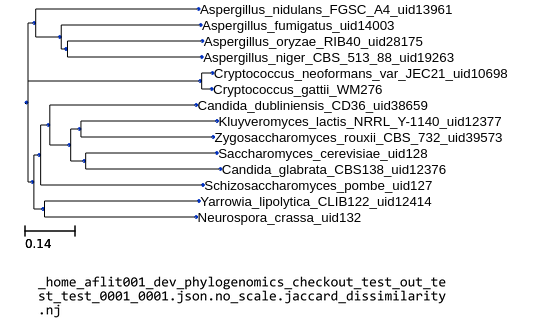
#> input picture test_0001_0001.json.no_scale.jaccard_dissimilarity.nj.png, 533 x 318 px
$ python pngfolder_to_html.py ../test_0001_0001.json.no_scale.jaccard_dissimilarity.nj.png   (Python 2 division)
#> lines starting #> are read from the running program, lines starting #| are printed output that depends on the picture
### scripts/reloader.py
import os
import sys

GCC_VER      = os.environ.get('GCC_VER', '4.8')
exe          = sys.argv[0]
exe_path_abs = os.path.abspath( exe )
exe_dir      = os.path.dirname( exe_path_abs )
venv_dir     = os.path.join( exe_dir , 'venv'     , 'lib'           )
venv_dir_c   = os.path.join( venv_dir, 'libc'+GCC_VER               )
venv_dir_p   = os.path.join( venv_dir, 'png'                        )
pack_dir     = os.path.join( venv_dir, 'python2.7', 'site-packages' )
stds         = ["/lib", "/lib64", "/usr/lib", "/usr/lib64", "/usr/local/lib", "/usr/local/lib"]

print "exe path        :", exe
print "exe abs path    :", exe_path_abs
print "exe dir         :", exe_dir
print "venv dir        :", venv_dir
print "venv dir c      :", venv_dir_c
print "venv dir png    :", venv_dir_p
print "site-package dir:", pack_dir

# [40 lines left out: function add_ld, not called in this run]


def add_venv():
    sys.path.insert( 0, venv_dir )
    sys.path.insert( 0, pack_dir )
    #os.environ['LD_LIBRARY_PATH'] = venv_dir + ":" + os.environ['LD_LIBRARY_PATH'] if 'LD_LIBRARY_PATH' in os.environ else venv_dir
    #print os.environ

def add_all(add_lib=True, add_c=True, add_png=True, add_stds=True, add_ldl=True):
    add_venv()
    add_ld(add_lib, add_c, add_png, add_stds, add_ldl)

### scripts/pngfolder_to_html.py
#!/usr/bin/python
import sys, os
import math

import reloader
reloader.add_venv()

try:
	import Image
except ImportError:
	import PIL.Image as Image

numcols     = 3
numrows     = 2

dpi         = 1200

#./pngfolder_to_html.py trees/*_pimp_problems.lst.png; convert *_pimp_problems.lst.png*.png index_trees_short2.lst.vcf.gz.simplified.vcf.gz.filtered.vcf.gz.SL2.40ch06.0000_.vcf.gz.SL2.40ch06.fasta.tree_pimp_problems.lst.png.pdf
#./pngfolder_to_html.py trees/*_cherry.lst.png;        convert *_cherry.lst.png*.png        index_trees_short2.lst.vcf.gz.simplified.vcf.gz.filtered.vcf.gz.SL2.40ch06.0000_.vcf.gz.SL2.40ch06.fasta.cherry.lst.png.pdf

def getCommonSuffix( names ):
    minsize  = sys.maxint
    currsize = 0

    for name in names:
        nsize = len(name)
        if nsize < minsize:
            minsize = nsize

    currsize = minsize - 1
    print "minsize", minsize
    name1   = names[0]

    while currsize >= 0:
        sublen  = len(name1) - currsize - 1
        sub     = name1[sublen:]
        #print " currsize", currsize, "sub", sub
        present = True

        for name in names:
            #print "  name", name, "sub", sub
            if not name.endswith( sub ):
                present = False
                break

        if present:
            print "PRESENT"
            break

        else:
            #print "not present"
            currsize -= 1

    if currsize > 0:
        sublen  = len(name1) - currsize - 1
        sub     = name1[sublen:]
        return sub

    else:
        return ""


def main(infiles):
    if len(infiles) == 0:
        print "no input files given"
        sys.exit(1)

    cp = os.path.commonprefix( infiles )
    cs = getCommonSuffix(      infiles )

    print "cp", cp
    print "cs", cs

    outfile  = "index"

    if cp != "":
        outfile += "_" + cp.replace("/", "_")

    if cs != "":
        outfile += "_" + cs

    #outfile += ".html"

    numfiles    = len( infiles )
    width       = 0
    height      = 0

    for filename in infiles:
        img = Image.open( filename ).size
#> img = (533, 318)
        #print "img", img
        if img[0] > width:
            width = img[0]
#> width = 533

        if img[1] > height:
            height = img[1]
#> height = 318

    print "width %d height %d" % ( width, height )
#| width 533 height 318
    #quit()


    widthTotal  = int( numcols * width  )
#> widthTotal = 1599
    heightTotal = int( numrows * height )
#> heightTotal = 636
    #heightTotal = height


    html     = ["<html>"]
    html.append("<body>")
    html.append("<table>")
    html.append("<tr>")

    pngs = [[]]

    filecount = -1
    for filename in infiles:
        dn = filename.replace( cp, "" ).replace( cs, "" )
        print dn,

        filecount += 1

        print filecount,

        page = filecount / (numcols * numrows)
        print page

        if len( pngs ) <= page:
            pngs.append( [] )

        pngs[page].append( (filename, dn ) )

        if filecount % numcols == 0 and filecount > 0:
            html.append("</tr>")
            html.append("<tr>")

        html.append("<td>")
        html.append(dn)
        html.append('<img src="%s" height="%dpx" width="%dpx">' % (filename, height, width))
        html.append("</td>")
#> after the loop, filecount = 0; html = 8 items, first 6: '<html>', '<body>', '<table>', '<tr>', '<td>', ''; pngs = 1 item


    for page in xrange(len(pngs)):
        pngin     = pngs[page]
#> pngin = 1 item
        #filecount = -1

        png             = Image.new( 'RGBA', (widthTotal, heightTotal) )
#> png: PIL image 1599x636 RGBA; every value is 0
        png.info["dpi"] = (dpi, dpi)

        for filecount in xrange(len(pngin)):
            filename, dn = pngin[ filecount ]
#> dn = ''
            rowpos = ( filecount % numcols ) * width
#> rowpos = 0
            colpos = ( filecount / numcols ) * height
#> colpos = 0

            print filename, page+1, filecount, rowpos, colpos
#| ../test_0001_0001.json.no_scale.jaccard_dissimilarity.nj.png 1 0 0 0

            img  = Image.open( filename ).resize((width, height))
#> img is the input picture: PIL image 533x318 RGBA; mean R, G, B, A 207.3, 207.4, 207.6, 35.2
            img.info["dpi"] = (dpi, dpi)
            png.paste( img, ( rowpos, colpos ) )
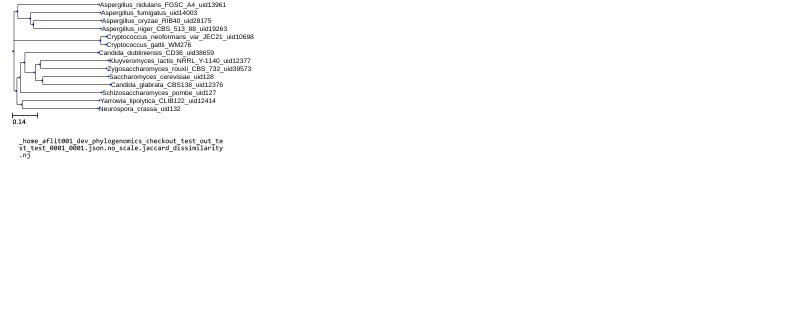
#> png: PIL image 1599x636 RGBA (shown at 1/2 size); mean R, G, B, A 34.5, 34.6, 34.6, 5.9; transparent parts drawn white

        outfilepng = outfile+"_%03d.png" % (page+1)
        print "saving png", outfilepng
#| saving png index_.._test_0001_0001.json.no_scale.jaccard_dissimilarity.nj.png_../test_0001_0001.json.no_scale.jaccard_dissimilarity.nj.png_001.png
        png.save( outfilepng, optimize=True, dpi=(dpi,dpi) )
        #break


    html.append("</tr>")
    html.append("</table>")
    html.append("</body>")
    html.append("</html>")


    print "saving html", outfile+".html"
    with open( outfile+".html", 'w' ) as fhd:
        fhd.write( "\n".join( html ) )

    print "done"


if __name__ == '__main__':
    infiles = sys.argv[1:]
    main(infiles)
